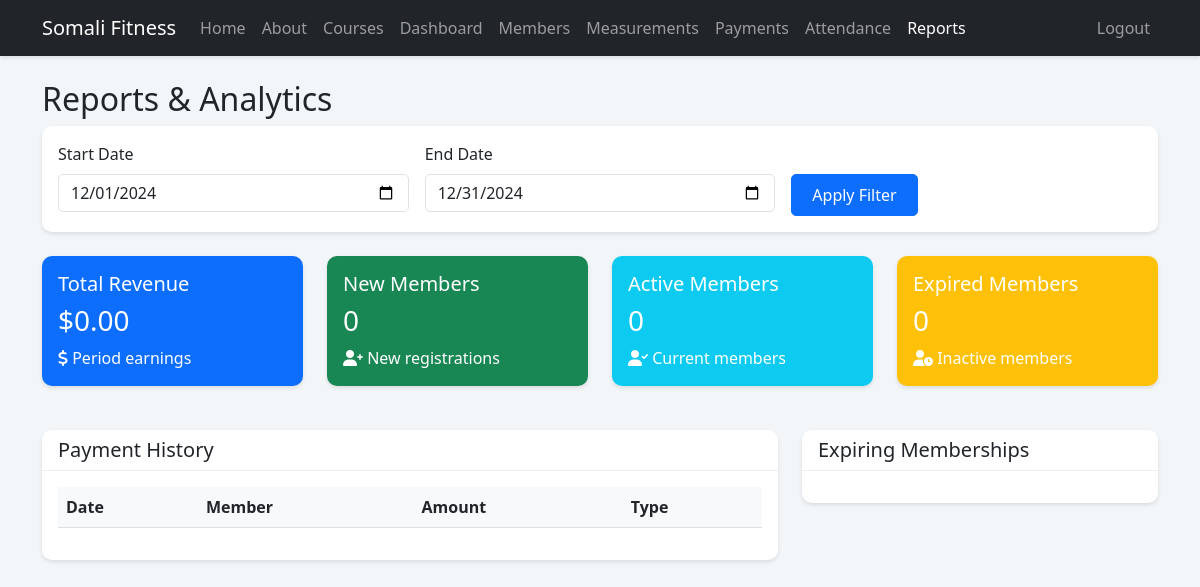
Before: /pages/reports.php (signed in) with the older database file.
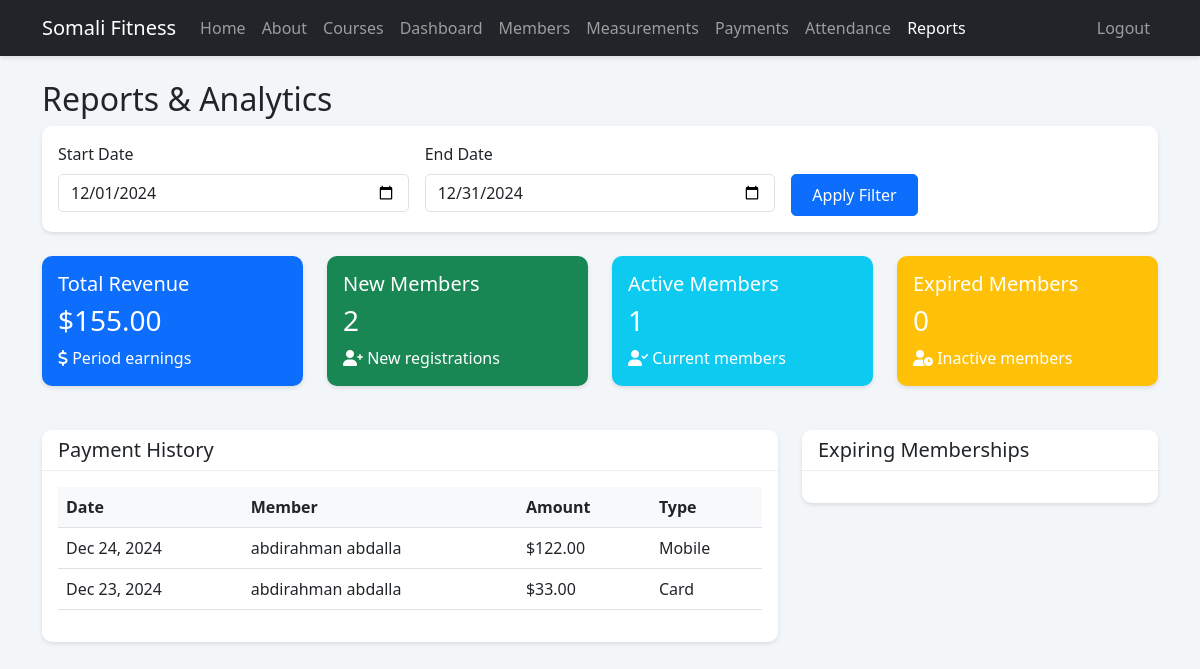
After: the same page with the newer database file.
### tables this page shows
CREATE TABLE `receipts` (
  `r_no` int(11) NOT NULL,
  `p_no` int(11) NOT NULL,
  `amount` decimal(10,2) NOT NULL,
  `payment_type` enum('cash','card','mobile') NOT NULL,
  `created_at` timestamp NOT NULL DEFAULT current_timestamp()
);

CREATE TABLE `people` (
  `p_no` int(11) NOT NULL,
  `fname` varchar(50) NOT NULL,
  `lname` varchar(50) NOT NULL,
  `phone` varchar(20) NOT NULL,
  `email` varchar(100) DEFAULT NULL,
  `password` varchar(255) DEFAULT NULL,
  `role` enum('admin','staff','member') NOT NULL DEFAULT 'member',
  `status` enum('active','inactive') NOT NULL DEFAULT 'active',
  `membership_end` date DEFAULT NULL,
  `created_at` timestamp NOT NULL DEFAULT current_timestamp(),
  `updated_at` timestamp NOT NULL DEFAULT current_timestamp() ON UPDATE current_timestamp(),
  `membership_type` enum('strength','cardio','weighy_loss','yoga','other') NOT NULL DEFAULT 'other'
);

### pages/reports.php (the view, shortened to what the changed rows need)
<?php
require_once "../includes/config.php";
$start_date = isset($_GET['start_date']) ? $_GET['start_date'] : date('Y-m-01');
$end_date = isset($_GET['end_date']) ? $_GET['end_date'] : date('Y-m-t');
$stats = [
    'total_revenue' => 0,
    'new_members' => 0,
    'active_members' => 0,
    'expired_members' => 0
];
$sql = "SELECT COALESCE(SUM(amount), 0) as total
        FROM receipts
        WHERE created_at BETWEEN '$start_date' AND '$end_date'";
$result = mysqli_query($conn, $sql);
$stats['total_revenue'] = mysqli_fetch_assoc($result)['total'];
$sql = "SELECT COUNT(*) as total
        FROM people
        WHERE role = 'member'
        AND created_at BETWEEN '$start_date' AND '$end_date'";
$result = mysqli_query($conn, $sql);
$stats['new_members'] = mysqli_fetch_assoc($result)['total'];
$sql = "SELECT COUNT(*) as total
        FROM people
        WHERE role = 'member'
        AND status = 'active'
        AND membership_end >= CURDATE()";
$result = mysqli_query($conn, $sql);
$stats['active_members'] = mysqli_fetch_assoc($result)['total'];
$sql = "SELECT COUNT(*) as total
        FROM people
        WHERE role = 'member'
        AND (status = 'inactive' OR membership_end < CURDATE())";
$result = mysqli_query($conn, $sql);
$stats['expired_members'] = mysqli_fetch_assoc($result)['total'];
$sql = "SELECT r.*, p.fname, p.lname
        FROM receipts r
        JOIN people p ON r.p_no = p.p_no
        WHERE r.created_at BETWEEN '$start_date' AND '$end_date'
        ORDER BY r.created_at DESC";
$payments = mysqli_query($conn, $sql);
?>
<!DOCTYPE html>
<html lang="en">
<head>
    <link href="https://cdn.jsdelivr.net/npm/bootstrap@5.3.0/dist/css/bootstrap.min.css" rel="stylesheet">
    <link rel="stylesheet" href="https://cdnjs.cloudflare.com/ajax/libs/font-awesome/6.0.0/css/all.min.css">
    <link rel="stylesheet" href="../assets/css/style.css">
</head>
<body>
    <div class="container mt-4">
        <h2>Reports & Analytics</h2>
        <div class="row mb-4">
            <div class="col-md-3">
                <div class="card bg-primary text-white">
                    <div class="card-body">
                        <h5 class="card-title">Total Revenue</h5>
                        <h3>$<?php echo number_format($stats['total_revenue'], 2); ?></h3>
                        <p class="card-text"><i class="fas fa-dollar-sign"></i> Period earnings</p>
                    </div>
                </div>
            </div>
            <div class="col-md-3">
                <div class="card bg-success text-white">
                    <div class="card-body">
                        <h5 class="card-title">New Members</h5>
                        <h3><?php echo $stats['new_members']; ?></h3>
                        <p class="card-text"><i class="fas fa-user-plus"></i> New registrations</p>
                    </div>
                </div>
            </div>
            <div class="col-md-3">
                <div class="card bg-info text-white">
                    <div class="card-body">
                        <h5 class="card-title">Active Members</h5>
                        <h3><?php echo $stats['active_members']; ?></h3>
                        <p class="card-text"><i class="fas fa-user-check"></i> Current members</p>
                    </div>
                </div>
            </div>
        </div>
        <div class="row">
            <div class="col-md-8">
                <div class="card">
                    <div class="card-body">
                        <div class="table-responsive">
                            <table class="table table-hover">
                                <thead>
                                    <tr>
                                        <th>Date</th>
                                        <th>Member</th>
                                        <th>Amount</th>
                                        <th>Type</th>
                                    </tr>
                                </thead>
                                <tbody>
                                    <?php while ($row = mysqli_fetch_assoc($payments)): ?>
                                    <tr>
                                        <td><?php echo date('M d, Y', strtotime($row['created_at'])); ?></td>
                                        <td><?php echo htmlspecialchars($row['fname'] . ' ' . $row['lname']); ?></td>
                                        <td>$<?php echo number_format($row['amount'], 2); ?></td>
                                        <td><?php echo ucfirst($row['payment_type']); ?></td>
                                    </tr>
                                    <?php endwhile; ?>
                                </tbody>
                            </table>
                        </div>
                    </div>
                </div>
            </div>
        </div>
    </div>
</body>
</html>

Changed rows visible on the page:
added receipts: created_at "Dec 24, 2024", p_no.lname "abdirahman abdalla", amount "122.00", payment_type "Mobile"
added receipts: created_at "Dec 23, 2024", p_no.lname "abdirahman abdalla", amount "33.00", payment_type "Card"
Other visible differences:
$stats['total_revenue']: "0.00" → "155.00"
$stats['new_members']: "0" → "2"
$stats['active_members']: "0" → "1"
